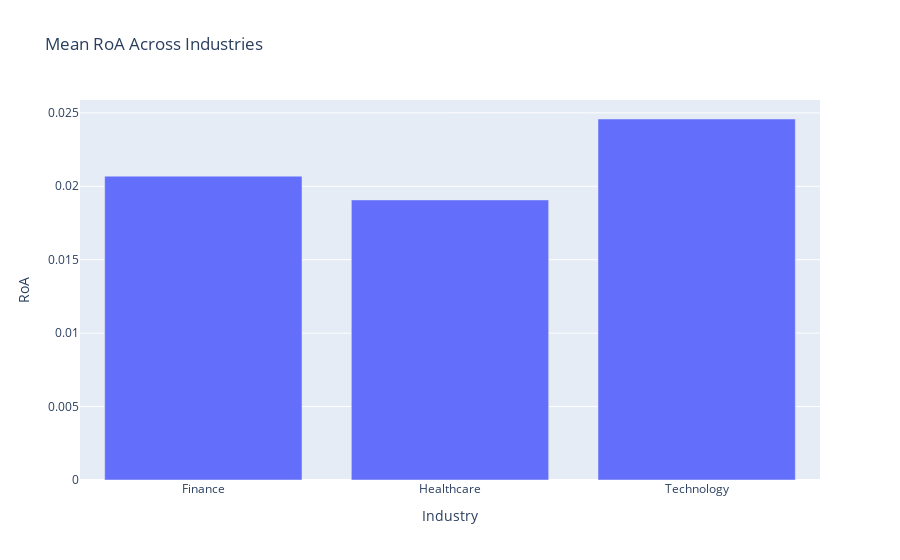

Here is the notebook cell this chart was saved with:
### Code cell
# Group by industry and calculate mean RoA
industry_mean_roa = data.groupby('Industry')['RoA'].mean()

print("Mean RoA across different industries:")
print(industry_mean_roa)

# Visualization using Plotly
import plotly.express as px

fig = px.bar(industry_mean_roa.reset_index(), x='Industry', y='RoA', title='Mean RoA Across Industries')
fig.show()

### Figure 1 — Plotly figure (JSON) as saved in the notebook; plotly's stock layout.template omitted (floating-point values rounded to 4 significant figures)
{"data": [{"alignmentgroup": "True", "hovertemplate": "Industry=%{x}<br>RoA=%{y}<extra></extra>", "legendgroup": "", "marker": {"color": "#636efa", "pattern": {"shape": ""}}, "name": "", "offsetgroup": "", "orientation": "v", "showlegend": false, "textposition": "auto", "type": "bar", "x": ["Finance", "Healthcare", "Technology"], "xaxis": "x", "y": [0.02069, 0.01907, 0.02458], "yaxis": "y"}], "layout": {"barmode": "relative", "legend": {"tracegroupgap": 0}, "title": {"text": "Mean RoA Across Industries"}, "xaxis": {"anchor": "y", "domain": [0, 1], "title": {"text": "Industry"}}, "yaxis": {"anchor": "x", "domain": [0, 1], "title": {"text": "RoA"}}}}
